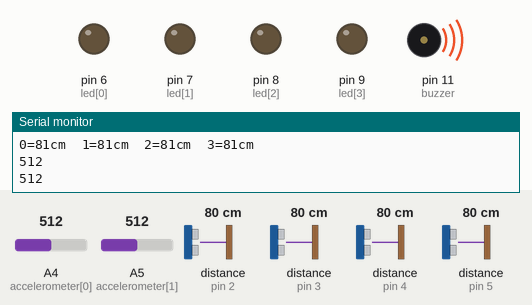
A sketch run on a simulated Arduino Mega 2560, built with avr-gcc and run on an emulated ATmega2560. Parts: output pins drawn as LEDs (lit = HIGH), buzzer (waves = sounding), the last lines printed to the serial monitor. The inputs (shaded band) are chosen by the test bench; at power-on: distance to the obstacle (sensors on pin 2, pin 3, pin 4, pin 5) 80 cm, A4 (accelerometer[0]) = 512, A5 (accelerometer[1]) = 512. The echo pulse lasts 58.3 µs per cm; pins used as bus, display or sensor lines are not drawn.

Above: at 1.2 s.
1.3 s: distance to the obstacle (sensor on pin 2) set to 61 cm
2.8 s: distance to the obstacle (sensor on pin 2) set to 55 cm
At 3.6 s:
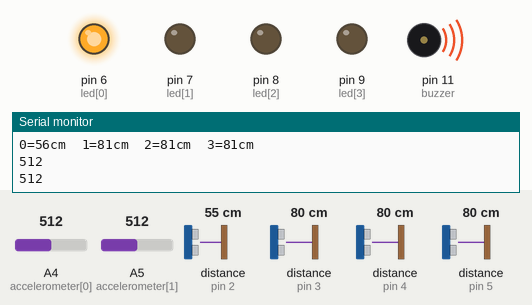
4.5 s: distance to the obstacle (sensor on pin 3) set to 62 cm
6.0 s: distance to the obstacle (sensor on pin 3) set to 55 cm
At 6.6 s:
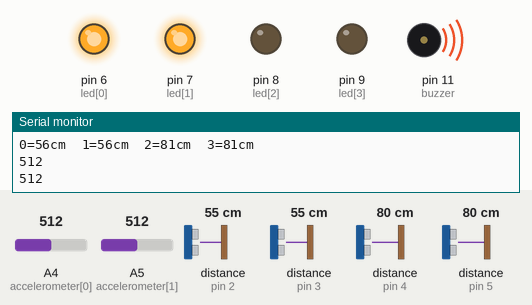
7.7 s: distance to the obstacle (sensor on pin 4) set to 62 cm
9.2 s: distance to the obstacle (sensor on pin 4) set to 55 cm
At 10.9 s:
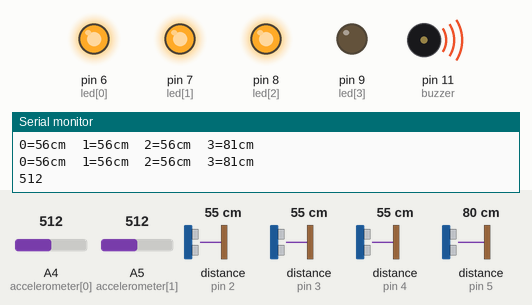
Timing chart, 0 to 12.0 s (numbered marks = the images above; inputs shaded):
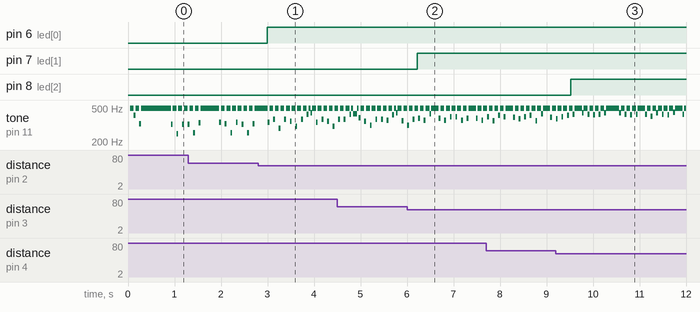

Measured:
- the behaviour switches between 59 and 58 cm on distance to the obstacle (sensor on pin 2) (found by bisection; images 0 and 1)
- the behaviour switches between 59 and 58 cm on distance to the obstacle (sensor on pin 3) (found by bisection; images 1 and 2)
- the behaviour switches between 59 and 58 cm on distance to the obstacle (sensor on pin 4) (found by bisection; images 2 and 3)
- after the input at 2.8 s, pin 6 (led[0]): LOW → HIGH after 0.19 s
- after the input at 6.0 s, pin 7 (led[1]): LOW → HIGH after 0.22 s
- after the input at 9.2 s, pin 8 (led[2]): LOW → HIGH after 0.32 s
- by itself, tone on pin 11 (buzzer): plays 373 Hz for 0.04 s, 495 Hz for 0.08 s, 396 Hz for 0.04 s, 495 Hz for 0.08 s, 413 Hz for 0.04 s, 495 Hz for 0.08 s … (40 notes in this stretch)

The sketch:

Prototype.ino
```cpp
#include <NewPing.h>

#define SONAR_NUM     4 // Number or sensors.
#define maxDistance 400 // Maximum distance (in cm) to ping.
#define PING_INTERVAL 50 // Milliseconds between sensor pings (29ms is about the min to avoid cross-sensor echo).
#define threshold 60 // The distance threshold for the ultrasonic sensors

#define buzzer 11 // The piezo buzzer pin
int buzzerState = LOW; // Keeps track of the state of the piezo buzzer pin

unsigned long pingTimer[SONAR_NUM]; // Holds the times when the next ping should happen for each sensor.
unsigned int cm[SONAR_NUM];         // Where the ping distances are stored.
uint8_t currentSensor = 0;          // Keeps track of which sensor is active.

const int echo[] = {2,3,4,5}; // These are the pins that are connected to the echo pins of the ultrasonic sensors
const int trig[] = {A0, A1, A2, A3}; // The pins that are connected to the trigger pins of the ultrasonic sensors
const int led[] = {6,7,8,9}; // LED output pins
const int accelerometer[] = {A4, A5, A6}; // Accelerometer pins, X Y and Z respectively

NewPing sonar[SONAR_NUM] = {     // Sensor object array.
  NewPing(trig[0], echo[0], maxDistance),
  NewPing(trig[1], echo[1], maxDistance),
  NewPing(trig[2], echo[2], maxDistance),
  NewPing(trig[3], echo[3], maxDistance)
};

void setup() {
  Serial.begin(115200);
  pingTimer[0] = millis() + 75;           // First ping starts at 75ms, gives time for the Arduino to chill before starting.
  for (uint8_t i = 1; i < SONAR_NUM; i++) // Set the starting time for each sensor.
    pingTimer[i] = pingTimer[i - 1] + PING_INTERVAL;

  for(int i = 0; i < 4; i++)
  {
    pinMode(led[i], OUTPUT);
    digitalWrite(led[i], LOW);
  }
  for(int i = 0; i < 3; i++)
  {
    pinMode(accelerometer[i], INPUT);
  }

  pinMode(buzzer, OUTPUT);
  digitalWrite(buzzer, LOW);
}

void loop() {
  for (uint8_t i = 0; i < SONAR_NUM; i++) { // Loop through all the sensors.
    if (millis() >= pingTimer[i]) {         // Is it this sensor's time to ping?
      pingTimer[i] += PING_INTERVAL * SONAR_NUM;  // Set next time this sensor will be pinged.
      //if (i == 0 && currentSensor == SONAR_NUM - 1)
        oneSensorCycle(); // Sensor ping cycle complete, do something with the results.
      sonar[currentSensor].timer_stop();          // Make sure previous timer is canceled before starting a new ping (insurance).
      currentSensor = i;                          // Sensor being accessed.
      cm[currentSensor] = 0;                      // Make distance zero in case there's no ping echo for this sensor.
      sonar[currentSensor].ping_timer(echoCheck); // Do the ping (processing continues, interrupt will call echoCheck to look for echo).
    }
  }
  if(abs(analogRead(accelerometer[0])-360) > 45 || abs(analogRead(accelerometer[1])-360) > 45)
  {
    Serial.println(analogRead(accelerometer[0]));
    Serial.println(analogRead(accelerometer[1]));

    for(int i = 0; i < 100; i++)
    {
      buzzerState = !buzzerState;
      digitalWrite(buzzer, buzzerState);
      delay(1);
    }
  }

}

void echoCheck() { // If ping received, set the sensor distance to array.
  if (sonar[currentSensor].check_timer())
    cm[currentSensor] = sonar[currentSensor].ping_result / US_ROUNDTRIP_CM;
}

void oneSensorCycle() { // Sensor ping cycle complete, do something with the results.
  for (uint8_t i = 0; i < SONAR_NUM; i++) {
    Serial.print(i);
    Serial.print("=");
    Serial.print(cm[i]);
    Serial.print("cm\t");
    if(cm[i] < threshold && cm[i] != 0)
    {
      buzzerState = !buzzerState;
      digitalWrite(buzzer, buzzerState);
      digitalWrite(led[i], HIGH);
    }
    else
    {
      digitalWrite(led[i], LOW);
    }
  }
  Serial.println();
}
```
